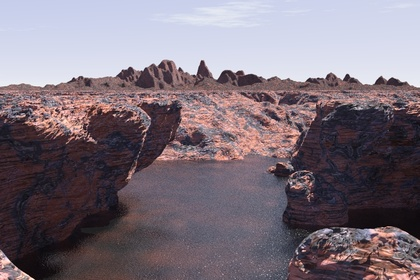
%> input picture lab_2/landscape-a.jpg, 420 x 280 px, shrunk from 720 x 480 before the run
$ octave --eval "result = invFeatures('landscape-a.jpg');"   (GNU Octave 9; MATLAB toolbox functions it lacks are replaced by stand-ins)
%> lines starting %> are read from the running program, lines starting %| are printed output that depends on the picture
### lab_1/ImageDerivatives.m
%img is image path or matrix if test specified, sigma used for kernel
%creation, type = ( ?x?, ?y?, ?xx?, ?yy?, ?xy?, ?yx?), test = 't' if
%testmode, img needs to be matrix then
function F=ImageDerivatives(img , sigma , type, test)

%first correctly read in image; if test specified img is a matrix which we
%use
if strcmp(test, 't')
    im = img;
else
    imIn = imread (img);
    im = im2double(imIn);

    if size(im,3) == 3
        im = rgb2gray(im);
    end
end

%do convolution dependent on specified type ( ?x?, ?y?, ?xx?, ?yy?, ?xy?, ?yx?)

G = gaussianFilter(sigma);

if strcmp(type,'x')

    Gx = gaussianFirst(G,sigma);
    F = conv2(1,Gx,im,'same');

elseif strcmp(type,'y')

    Gy = gaussianFirst(G,sigma);
    F = conv2(Gy,1,im,'same');

elseif strcmp(type, 'xx')

    Gxx = gaussianSec(G,sigma);
    F = conv2(1,Gxx,im,'same');

elseif strcmp(type, 'yy')

    Gyy = gaussianSec(G,sigma);
    F = conv2(Gyy,1,im,'same');

elseif strcmp(type, 'xy') || strcmp(type, 'yx')

    Gxy = gaussianFirst(G,sigma);
    F = conv2(Gxy,Gxy,im,'same');

else
    fprintf('Derivative type not supported\n');
end

% %if test mode show image
% if strcmp(test,'t')
%     imshow(F)
% end


end

### lab_2/harris.m
function [r, c] = harris(im, sigma)
% inputs:
% im: double grayscale image
% sigma: integration-scale
% outputs:  The row and column of each point is returned in r and c
% This function finds Harris corners at integration-scale sigma.
% The derivative-scale is chosen automatically as gamma*sigma

gamma = 0.7; % The derivative-scale is gamma times the integration scale

% Calculate Gaussian Derivatives at derivative-scale
% Hint: use your previously implemented function in assignment 1
Ix =  ImageDerivatives(im,gamma*sigma,'x','');
Iy =  ImageDerivatives(im,gamma*sigma,'y','');

% Allocate an 3-channel image to hold the 3 parameters for each pixel
M = zeros(size(Ix,1), size(Ix,2), 3);

% Calculate M for each pixel
M(:,:,1) = Ix.^2;
M(:,:,2) = Iy.^2;
M(:,:,3) = Ix.*Iy;

% Smooth M with a gaussian at the integration scale sigma.
M = imfilter(M, fspecial('gaussian', ceil(sigma*6+1), sigma), 'replicate', 'same');

% Compute the cornerness R
k= 0.05;
trace = M(:,:,1) + M(:,:,2);
det = M(:,:,1).* M(:,:,2) - M(:,:,3).^2;
R = det - k * trace.^2;

% Set the threshold
threshold = 0.01*max(max(R));

% Find local maxima
% Dilation will alter every pixel except local maxima in a 3x3 square area.
% Also checks if R is above threshold
R = ((R>threshold) & ((imdilate(R, strel('square', 3))==R)));  %.* sigma;

% Display corners
%figure
%imshow(R,[]);

% Return the coordinates
[r,c] = find(R);

end

### lab_1/gaussianFilter.m
function G = gaussianFilter( sigma )
    L=ceil(3*sigma);
    G = 1/sigma*(sqrt(pi*2))*exp(-(-L:L).^2/(2*(sigma^2)));
    G = G/sum(G);
end

### lab_1/gaussianFirst.m
function Gd = gaussianFirst(G,sigma)

    L=ceil(3*sigma);

    multiplTerm = ((-L:L)/(sigma^2))./sigma^4;

    Gd = multiplTerm .* G;

end

### lab_1/gaussianSec.m
function Gd = gaussianSec(G,sigma)

L=ceil(3*sigma);

multiplTerm = -((-L:L).^2 - sigma^2);

Gd = multiplTerm .* G;

end

### lab_2/invFeatures.m
%this function calculates scale invariant harris corner points by comparing
%the laplacian of a value to the laplacians of all neighbours in a 3x3
%window in all scale levels

%INPUT: im is path of image of which to find scale invariant feature points
%OUTPUT: row and column indices of feature points in the image

function inv_feat = invFeatures(im)
%> called with im = 'landscape-a.jpg'

sigmas = 1.2.^[0:12];

%get size of the image
imC = imread(im);
%> imC is the input picture: size 280x420x3 uint8; mean R, G, B 124.1, 112.8, 123
imC = im2double(imC);
%> imC: size 280x420x3 double

if size(imC,3) == 3
    imC = rgb2gray(imC);
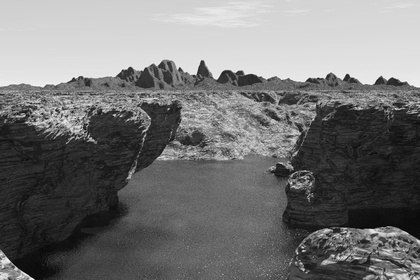
%> imC: size 280x420 double; min 0.00934, max 0.981, mean 0.46
end

[im_y,im_x]=size(imC);
%> im_y = 280; im_x = 420

%lapl is a tensor of size ( size_y(img) x size_x(img) x size(sigmas))
%at each position in a level it has the value of the 2D Laplacian gaussian
lapl = zeros(im_y, im_x, size(sigmas,2));

%laplmax is a tensor of size ( size_y(img) x size_x(img) x size(sigmas))
%at each level it includes the maximum value in a 3x3 window
laplmax = zeros(im_y, im_x, size(sigmas,2));

for i = 1:size(sigmas,2)

    Lx = sigmas(i)^2.*ImageDerivatives(im,sigmas(i),'xx','');
    Ly = sigmas(i)^2.*ImageDerivatives(im,sigmas(i),'yy','');

    L = Lx + Ly;

    %calculate
    lapl(:,:,i) = L;

    %find maximum in 3x3 window at the level by first computing movmax
    %for each row and then for each column

    L_rowmax = movmax(L,3,2);
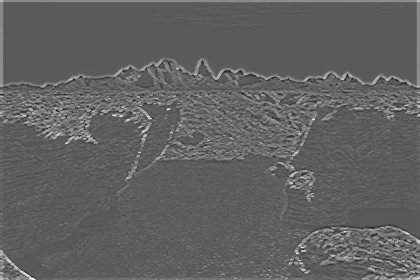
%> L_rowmax: size 280x420 double; min -0.301, max 0.569, mean 0.0318; drawn with min black and max white
    L_max = movmax(L_rowmax,3,1);
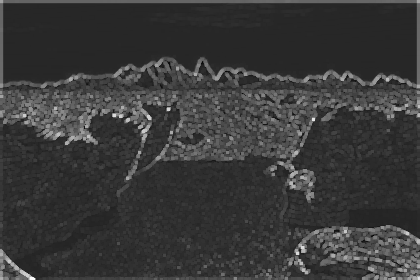
%> L_max: size 280x420 double; min -0.0941, max 0.569, mean 0.0565; drawn with min black and max white

    laplmax(:,:,i) = L_max;

end

%inv_feat contains the final scale invariant feature points
inv_feat = [];
%> inv_feat = []
%discardedpoints keeps track of how many feature points where discarded for
%informative reasons
discardedpoints = 0;

%now get the feature points for each sigma level and only keep those
%feature points where the value of the laplacian is higher than the local
%maximum in all levels

for i = 1:size(sigmas,2)

    [r,c] = harris(im,sigmas(i));
%> call 8 of ImageDerivatives, with img = 'landscape-a.jpg', sigma = 0.7, type = 'y', test = ''
%> in ImageDerivatives (call 8), `F = conv2(Gy,1,im,'same');`:
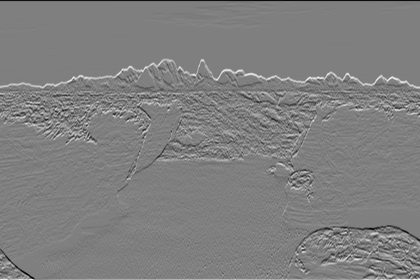
%> F: size 280x420 double; min -1.77, max 1.76, mean 0.00352; drawn with min black and max white
%> in harris, `M(:,:,3) = Ix.*Iy;`:
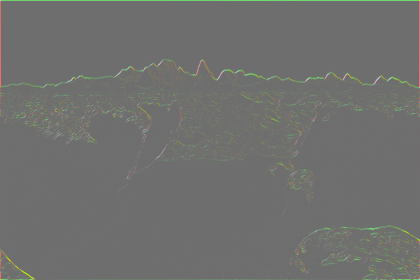
%> M: size 280x420x3 double; mean R, G, B 0.0312, 0.0496, 0.000194; drawn with min black and max white
%> in harris, `R = det - k * trace.^2;`:
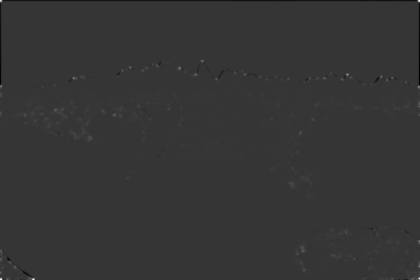
%> R: size 280x420 double; min -0.231, max 0.876, mean 0.000646; drawn with min black and max white
%> in harris, `threshold = 0.01*max(max(R));`: threshold = 0.00876
%> in harris, `R = ((R>threshold) & ((imdilate(R, strel('square', 3))==R)));`:
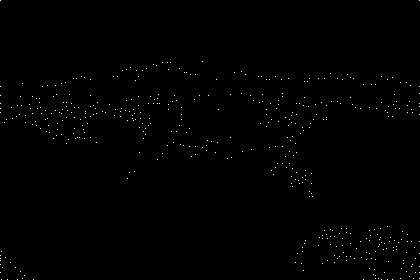
%> R: size 280x420 logical; 0.4% white in thin lines or dots
%> in harris, `[r,c] = find(R);`: r = 473 values from 1 to 280; c = 473 values from 1 to 420
%> r = 473 values, max 280 at index 13, min 1 at index 1, mean 151.6; c = 473 values from 1 to 420

    for p = 1:size(r,1)

        %try to find the sigma where the Laplacian for the keypoint has a
        %local maximum; if there is no local maximum (monotonically
        %increasing or decreasing function, discard the feature point
        for s = 2:(size(sigmas,2)-1)

            if lapl(r(p),c(p),s) == laplmax(r(p),c(p),s) && lapl(r(p),c(p),s) > laplmax(r(p),c(p),s-1) && lapl(r(p),c(p),s) > laplmax(r(p),c(p),s+1)
                %add point to final points
                inv_feat = cat(2,inv_feat,[r(p);c(p);sigmas(s)]);
            end
        end

    end

end

fprintf("Number of discarded feature points: %d",discardedpoints);
%| Number of discarded feature points: 0

end
